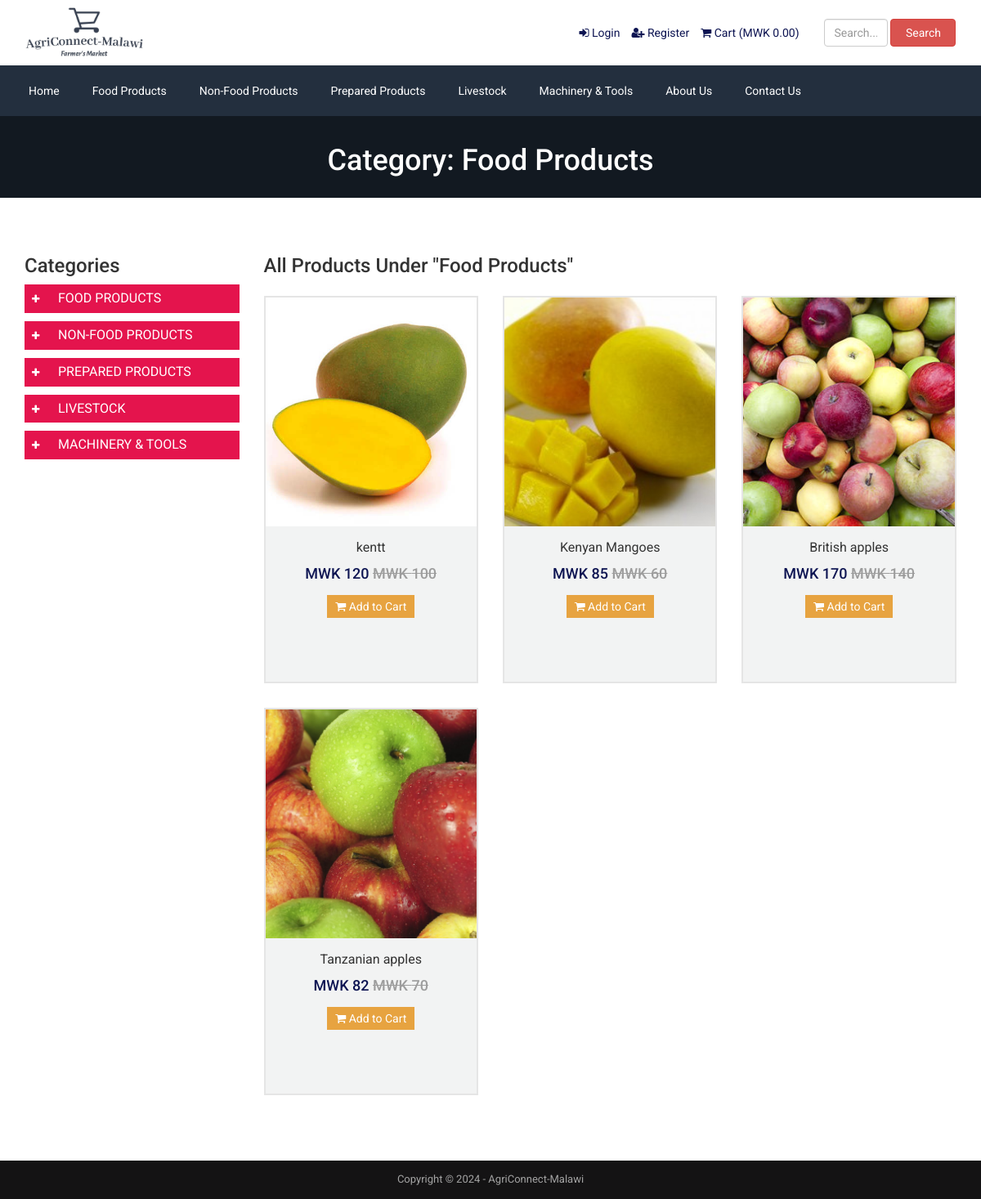
Page /product-category.php?id=1&type=top-category (signed in) on the earlier database version.
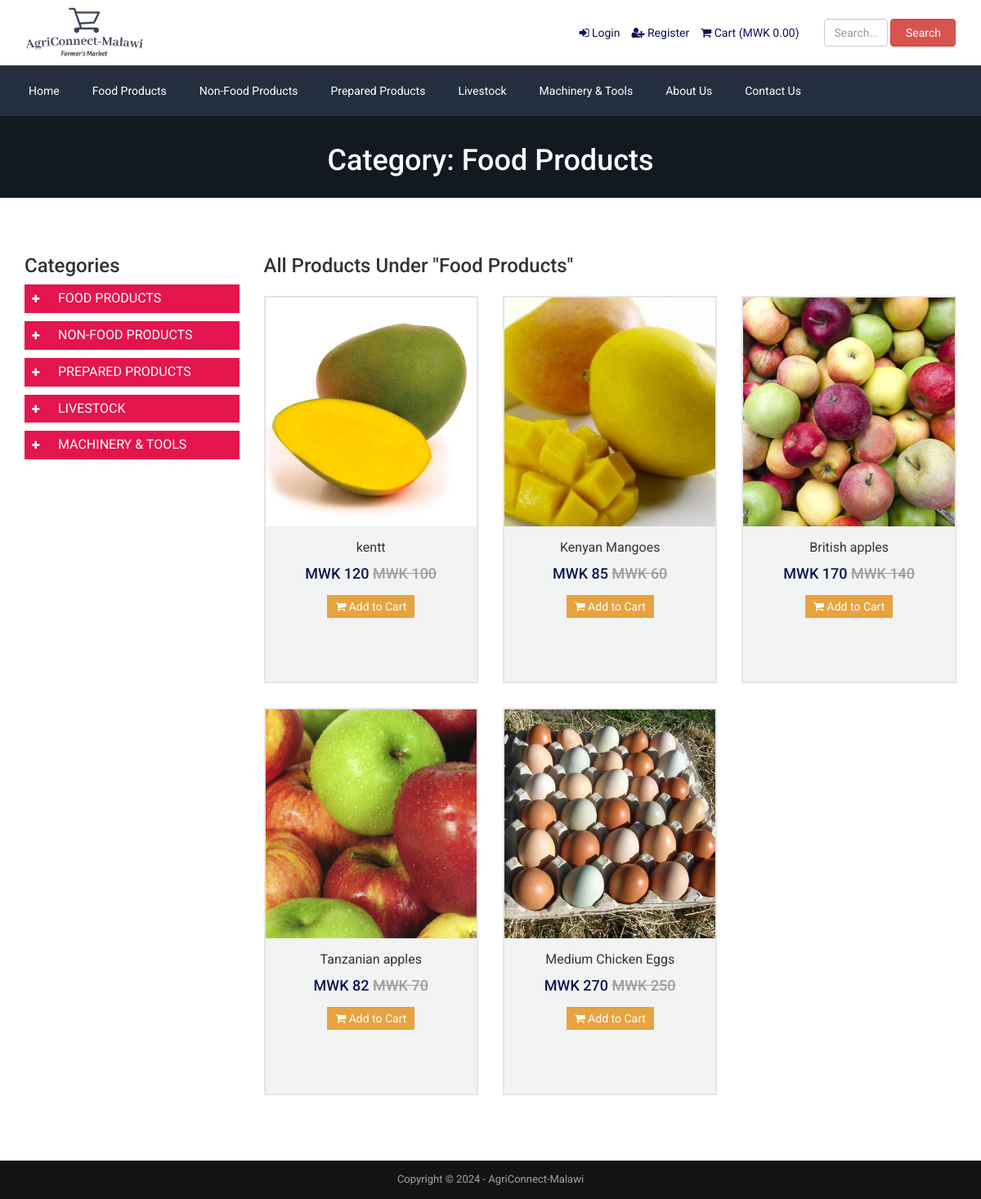
Same page on the later database version.
### tables this page shows
CREATE TABLE IF NOT EXISTS `tbl_top_category` (
  `tcat_id` int NOT NULL AUTO_INCREMENT,
  `tcat_name` varchar(255) NOT NULL,
  `show_on_menu` int NOT NULL,
  PRIMARY KEY (`tcat_id`)
);

CREATE TABLE IF NOT EXISTS `tbl_product` (
  `p_id` int NOT NULL AUTO_INCREMENT,
  `p_name` varchar(255) NOT NULL,
  `uploader` varchar(100) NOT NULL DEFAULT 'none',
  `p_old_price` varchar(10) NOT NULL,
  `p_current_price` varchar(10) NOT NULL,
  `p_qty` int NOT NULL,
  `p_featured_photo` varchar(255) NOT NULL,
  `p_description` text NOT NULL,
  `p_short_description` text NOT NULL,
  `p_feature` text NOT NULL,
  `p_condition` text NOT NULL,
  `p_return_policy` text NOT NULL,
  `p_total_view` int NOT NULL,
  `p_is_featured` int NOT NULL,
  `p_is_active` int NOT NULL,
  `ecat_id` int NOT NULL,
  PRIMARY KEY (`p_id`)
);

### product-category.php (the view, shortened to what the changed rows need)
<?php require_once('header.php'); ?>
<?php
$statement = $pdo->prepare("SELECT * FROM tbl_settings WHERE id=1");
$statement->execute();
$result = $statement->fetchAll(PDO::FETCH_ASSOC);
foreach ($result as $row) {
    $banner_product_category = $row['banner_product_category'];
}
?>
<?php
if( !isset($_REQUEST['id']) || !isset($_REQUEST['type']) ) {
    header('location: index.php');
    exit;
} else {
    if( ($_REQUEST['type'] != 'top-category') && ($_REQUEST['type'] != 'mid-category') && ($_REQUEST['type'] != 'end-category') ) {
        header('location: index.php');
        exit;
    } else {
        $statement = $pdo->prepare("SELECT * FROM tbl_top_category");
        $statement->execute();
        $result = $statement->fetchAll(PDO::FETCH_ASSOC);
        foreach ($result as $row) {
            $top[] = $row['tcat_id'];
            $top1[] = $row['tcat_name'];
        }
        $statement = $pdo->prepare("SELECT * FROM tbl_mid_category");
        $statement->execute();
        $result = $statement->fetchAll(PDO::FETCH_ASSOC);
        foreach ($result as $row) {
            $mid[] = $row['mcat_id'];
            $mid2[] = $row['tcat_id'];
        }
        $statement = $pdo->prepare("SELECT * FROM tbl_end_category");
        $statement->execute();
        $result = $statement->fetchAll(PDO::FETCH_ASSOC);
        foreach ($result as $row) {
            $end[] = $row['ecat_id'];
            $end2[] = $row['mcat_id'];
        }
        if($_REQUEST['type'] == 'top-category') {
            if(!in_array($_REQUEST['id'],$top)) {
                header('location: index.php');
                exit;
            } else {
                for ($i=0; $i < count($top); $i++) {
                    if($top[$i] == $_REQUEST['id']) {
                        $title = $top1[$i];
                        break;
                    }
                }
                $arr1 = array();
                $arr2 = array();
                for ($i=0; $i < count($mid); $i++) {
                    if($mid2[$i] == $_REQUEST['id']) {
                        $arr1[] = $mid[$i];
                    }
                }
                for ($j=0; $j < count($arr1); $j++) {
                    for ($i=0; $i < count($end); $i++) {
                        if($end2[$i] == $arr1[$j]) {
                            $arr2[] = $end[$i];
                        }
                    }
                }
                $final_ecat_ids = $arr2;
            }
        }
    }
}
?>
<div class="page-banner" style="background-image: url(assets/uploads/<?php echo $banner_product_category; ?>)">
    <div class="inner">
        <h1><?php echo LANG_VALUE_50; ?> <?php echo $title; ?></h1>
    </div>
</div>
<div class="page">
    <div class="container">
        <div class="row">
          <div class="col-md-3">
                <?php require_once('sidebar-category.php'); ?>
            </div>
            <div class="col-md-9">
                <div class="product product-cat">
                    <div class="row">
                        <?php
                        $prod_count = 0;
                        $statement = $pdo->prepare("SELECT * FROM tbl_product");
                        $statement->execute();
                        $result = $statement->fetchAll(PDO::FETCH_ASSOC);
                        foreach ($result as $row) {
                            $prod_table_ecat_ids[] = $row['ecat_id'];
                        }
                        for($ii=0;$ii<count($final_ecat_ids);$ii++):
                            if(in_array($final_ecat_ids[$ii],$prod_table_ecat_ids)) {
                                $prod_count++;
                            }
                        endfor;
                        if($prod_count==0) {
                            echo '<div class="pl_15">'.LANG_VALUE_153.'</div>';
                        } else {
                            for($ii=0;$ii<count($final_ecat_ids);$ii++) {
                                $statement = $pdo->prepare("SELECT * FROM tbl_product WHERE ecat_id=? AND p_is_active=?");
                                $statement->execute(array($final_ecat_ids[$ii],1));
                                $result = $statement->fetchAll(PDO::FETCH_ASSOC);
                                foreach ($result as $row) {
                                    ?>
                                    <div class="col-md-4 item item-product-cat">
                                        <div class="inner">
                                            <div class="thumb">
                                                <div class="photo" style="background-image:url(assets/uploads/<?php echo $row['p_featured_photo']; ?>);"></div>
                                            </div>
                                            <div class="text">
                                                <h3><a href="product.php?id=<?php echo $row['p_id']; ?>"><?php echo $row['p_name']; ?></a></h3>
                                                <h4>
                                                    <?php echo "MWK "; ?><?php echo $row['p_current_price']; ?>
                                                    <?php if($row['p_old_price'] != ''): ?>
                                                    <del>
                                                        <?php echo "MWK "; ?><?php echo $row['p_old_price']; ?>
                                                    </del>
                                                    <?php endif; ?>
                                                </h4>
                                                <?php if($row['p_qty'] == 0): ?>
                                                    <div class="out-of-stock">
                                                        <div class="inner">
                                                            Out Of Stock
                                                        </div>
                                                    </div>
                                                <?php else: ?>
                                                    <p><a href="product.php?id=<?php echo $row['p_id']; ?>"><i class="fa fa-shopping-cart"></i> <?php echo LANG_VALUE_154; ?></a></p>
                                                <?php endif; ?>
                                            </div>
                                        </div>
                                    </div>
                                    <?php
                                }
                            }
                        }
                        ?>
                    </div>
                </div>
            </div>
        </div>
    </div>
</div>
<?php require_once('footer.php'); ?>

### header.php (shortened to what the changed rows need)
<?php
include("admin/inc/config.php");
$statement = $pdo->prepare("SELECT * FROM tbl_settings WHERE id=1");
$statement->execute();
$result = $statement->fetchAll(PDO::FETCH_ASSOC);
?>
<!DOCTYPE html>
<html lang="en">
<head>
	<link rel="stylesheet" href="assets/css/bootstrap.min.css">
	<link rel="stylesheet" href="assets/css/font-awesome.min.css">
	<link rel="stylesheet" href="assets/css/owl.carousel.min.css">
	<link rel="stylesheet" href="assets/css/owl.theme.default.min.css">
	<link rel="stylesheet" href="assets/css/jquery.bxslider.min.css">
    <link rel="stylesheet" href="assets/css/magnific-popup.css">
    <link rel="stylesheet" href="assets/css/rating.css">
	<link rel="stylesheet" href="assets/css/spacing.css">
	<link rel="stylesheet" href="assets/css/bootstrap-touch-slider.css">
	<link rel="stylesheet" href="assets/css/animate.min.css">
	<link rel="stylesheet" href="assets/css/tree-menu.css">
	<link rel="stylesheet" href="assets/css/select2.min.css">
	<link rel="stylesheet" href="assets/css/main.css">
	<link rel="stylesheet" href="assets/css/responsive.css">
</head>
<body>
<div class="nav">
	<div class="container">
		<div class="row">
			<div class="col-md-12 pl_0 pr_0">
				<div class="menu-container">
					<div class="menu">
						<ul>
							<?php
							$statement = $pdo->prepare("SELECT * FROM tbl_top_category WHERE show_on_menu=1");
							$statement->execute();
							$result = $statement->fetchAll(PDO::FETCH_ASSOC);
							foreach ($result as $row) {
								?>
								<li><a href="product-category.php?id=<?php echo $row['tcat_id']; ?>&type=top-category"><?php echo $row['tcat_name']; ?></a>
										<?php
										$statement1 = $pdo->prepare("SELECT * FROM tbl_mid_category WHERE tcat_id=?");
										$statement1->execute(array($row['tcat_id']));
										$result1 = $statement1->fetchAll(PDO::FETCH_ASSOC);
										foreach ($result1 as $row1) {
											?>
													<?php
													$statement2 = $pdo->prepare("SELECT * FROM tbl_end_category WHERE mcat_id=?");
													$statement2->execute(array($row1['mcat_id']));
													$result2 = $statement2->fetchAll(PDO::FETCH_ASSOC);
														?>
											<?php
										}
										?>
								</li>
								<?php
							}
							?>
						</ul>
					</div>
				</div>
			</div>
		</div>
	</div>
</div>

### sidebar-category.php (shortened to what the changed rows need)
<div id="left" class="span3">
    <ul id="menu-group-1" class="nav menu">
        <?php
            $i=0;
            $statement = $pdo->prepare("SELECT * FROM tbl_top_category WHERE show_on_menu=1");
            $statement->execute();
            $result = $statement->fetchAll(PDO::FETCH_ASSOC);
            foreach ($result as $row) {
                $i++;
                ?>
                <li class="cat-level-1 deeper parent">
                    <a class="" href="product-category.php?id=<?php echo $row['tcat_id']; ?>&type=top-category">
                        <span data-toggle="collapse" data-parent="#menu-group-1" href="#cat-lvl1-id-<?php echo $i; ?>" class="sign"><i class="fa fa-plus"></i></span>
                        <span class="lbl"><?php echo $row['tcat_name']; ?></span>
                    </a>
                </li>
                <?php
            }
        ?>
    </ul>
</div>

Differences in the rows shown:
added tbl_product: p_featured_photo (picture), p_name "Medium Chicken Eggs", p_current_price "270", p_old_price "250"
